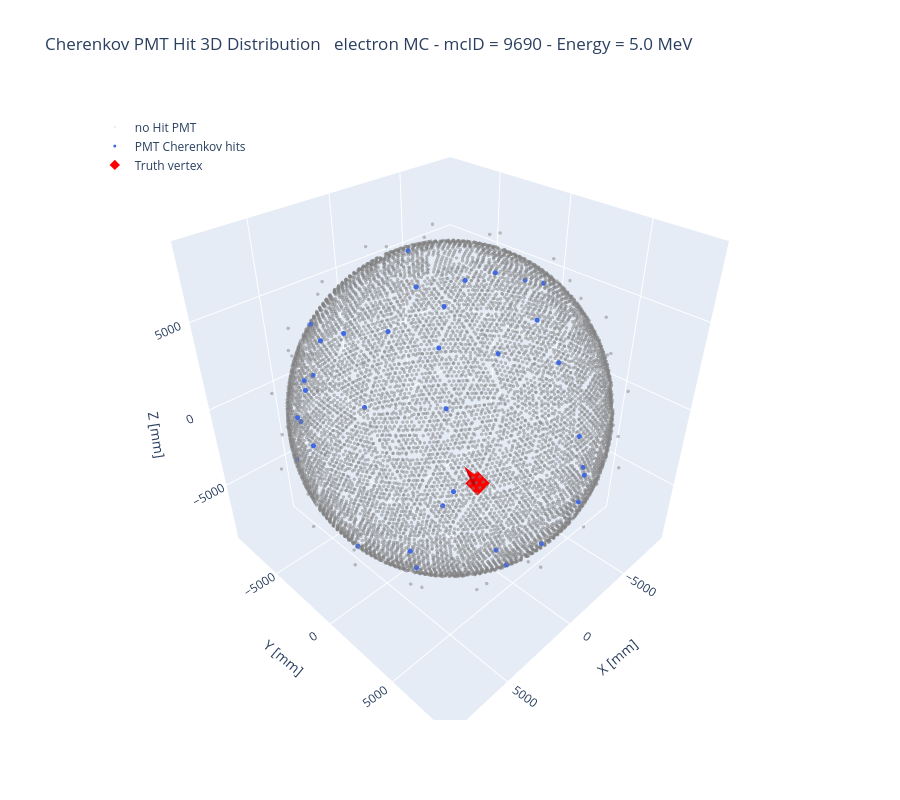

Notebook source saved alongside this figure:
### Code cell
random_evtID = np.random.randint(0, len(energy_ev))  # Random number to pick a random event to plot
#random_evtID = 4383

# ======= Preparing the Data =======
hit_pmt_xyz_ev_i = hit_pmt_xyz_ev[random_evtID]
hit_pmt_id_ev_i = hit_pmt_id_ev[random_evtID]
energy_ev_i = energy_ev[random_evtID]
pos_mc_ev_i = pos_mc_ev[random_evtID]
dir_mc_ev_i = dir_mc_ev[random_evtID]

# Hit coordinates
x = hit_pmt_xyz_ev_i[:, 0]
y = hit_pmt_xyz_ev_i[:, 1]
z = hit_pmt_xyz_ev_i[:, 2]

# PMT DB coordinates: Remove PMT Type 2

no_hit_mask = ~np.isin(pmt_db_id, np.unique(hit_pmt_id_ev_i))
no_hit_xyz = pmt_db_pos_xyz[no_hit_mask]

# Vertex coordinates
vx, vy, vz = pos_mc_ev_i

# Vector Direction
arrow_length = 1000  # representative lenght for visualization
dx, dy, dz = dir_mc_ev_i *arrow_length

# ====== Figure ======
fig = go.Figure()

# PMTs without hits
fig.add_trace(go.Scatter3d(x=no_hit_xyz[:, 0], y=no_hit_xyz[:, 1], z=no_hit_xyz[:, 2], mode='markers', name = 'no Hit PMT',
                           marker=dict(size=2, opacity=0.2, color='gray'),hoverinfo='skip'))

# Hit PMT
fig.add_trace(go.Scatter3d(x=x, y=y, z=z,mode='markers',name='PMT Cherenkov hits',
        marker=dict(size=3,opacity=1,color='royalblue'),
        hovertemplate='X: %{x:.2f}<br>' +'Y: %{y:.2f}<br>' +'Z: %{z:.2f}<extra>PMT hit</extra>'))

# Event vertex
fig.add_trace(go.Scatter3d(x=[vx], y=[vy], z=[vz], mode='markers', name='Truth vertex', 
                           marker=dict(size=8,color='red',symbol='diamond')))

# Direction vector
fig.add_trace(go.Cone(x=[vx], y=[vy], z=[vz], u=[dx], v=[dy], w=[dz], name='Truth direction',
    colorscale=[[0, 'red'], [1, 'red']], showscale=False, sizemode='absolute', sizeref=arrow_length, anchor='tail'))

# Layout
fig.update_layout(title=f'Cherenkov PMT Hit 3D Distribution \n electron MC - mcID = {random_evtID} - Energy = {energy_ev_i} MeV', 
                  scene=dict(xaxis_title='X [mm]', xaxis = dict(nticks=4, range=[-9000, 9000]),
                             yaxis_title='Y [mm]', yaxis = dict(nticks=4, range=[-9000, 9000]),
                             zaxis_title='Z [mm]', zaxis = dict(nticks=4, range=[-9000, 9000]), aspectmode='data'), 
                  width=900, height=800, legend=dict(x=0.02,y=0.98),)

fig.show()

### Figure 1 — Plotly figure (JSON) as saved in the notebook; plotly's stock layout.template omitted (floating-point values rounded to 4 significant figures; data arrays with more than 128 entries replaced by an {"elided": "..."} marker saying what was removed)
{"data": [{"hoverinfo": "skip", "marker": {"color": "gray", "opacity": 0.2, "size": 2}, "mode": "markers", "name": "no Hit PMT", "type": "scatter3d", "x": {"elided": "29076 float values"}, "y": {"elided": "29076 float values"}, "z": {"elided": "29076 float values"}}, {"hovertemplate": "X: %{x:.2f}<br>Y: %{y:.2f}<br>Z: %{z:.2f}<extra>PMT hit</extra>", "marker": {"color": "royalblue", "opacity": 1, "size": 3}, "mode": "markers", "name": "PMT Cherenkov hits", "type": "scatter3d", "x": [2545.0, 6864.0, 1310.0, 6197.0, 5031.0, -442.9, -590.8, -147.6, 2241.0, -275.0, 7160.0, 8220.0, -454.5, 4856.0, 2726.0, 7325.0, 7685.0, -5402.0, 2718.0, 7085.0, -568.0, 5633.0, -147.6, 5980.0, 5192.0, 609.2, 1050.0, 7053.0, -6822.0, 4945.0, -6997.0, -2183.0, -1039.0, -147.5, -5387.0, 3145.0], "y": [6509.0, 4274.0, 7605.0, 3905.0, 4801.0, 8400.0, 8176.0, 8055.0, 5108.0, 6458.0, 587.2, -584.3, 4958.0, 1100.0, 2369.0, -2070.0, -2497.0, 5162.0, 614.4, -2457.0, 2319.0, -1043.0, 3528.0, -2409.0, -6393.0, -2215.0, 1982.0, -4224.0, 329.4, -4632.0, -1118.0, -1884.0, -1681.0, -7612.0, -6387.0, -7796.0], "z": [-4660.0, -2295.0, -3348.0, -4088.0, 4752.0, 255.2, -1561.0, 2389.0, 6283.0, 5372.0, -4321.0, 1739.0, 6768.0, 6768.0, 7609.0, 3564.0, 2064.0, -3885.0, 7912.0, 3796.0, 8059.0, 6160.0, -7627.0, 5410.0, -1310.0, 8085.0, 8111.0, -1665.0, 4898.0, 5012.0, 4553.0, -7892.0, -8193.0, -3520.0, -1063.0, 69.24]}, {"marker": {"color": "red", "size": 8, "symbol": "diamond"}, "mode": "markers", "name": "Truth vertex", "type": "scatter3d", "x": [2770.0], "y": [4613.0], "z": [-550.4]}, {"anchor": "tail", "colorscale": [[0, "red"], [1, "red"]], "name": "Truth direction", "showscale": false, "sizemode": "absolute", "sizeref": 1000, "type": "cone", "u": [48.31], "v": [-833.0], "w": [551.2], "x": [2770.0], "y": [4613.0], "z": [-550.4]}], "layout": {"height": 800, "legend": {"x": 0.02, "y": 0.98}, "scene": {"aspectmode": "data", "xaxis": {"nticks": 4, "range": [-9000, 9000], "title": {"text": "X [mm]"}}, "yaxis": {"nticks": 4, "range": [-9000, 9000], "title": {"text": "Y [mm]"}}, "zaxis": {"nticks": 4, "range": [-9000, 9000], "title": {"text": "Z [mm]"}}}, "title": {"text": "Cherenkov PMT Hit 3D Distribution \n electron MC - mcID = 9690 - Energy = 5.0 MeV"}, "width": 900}}
